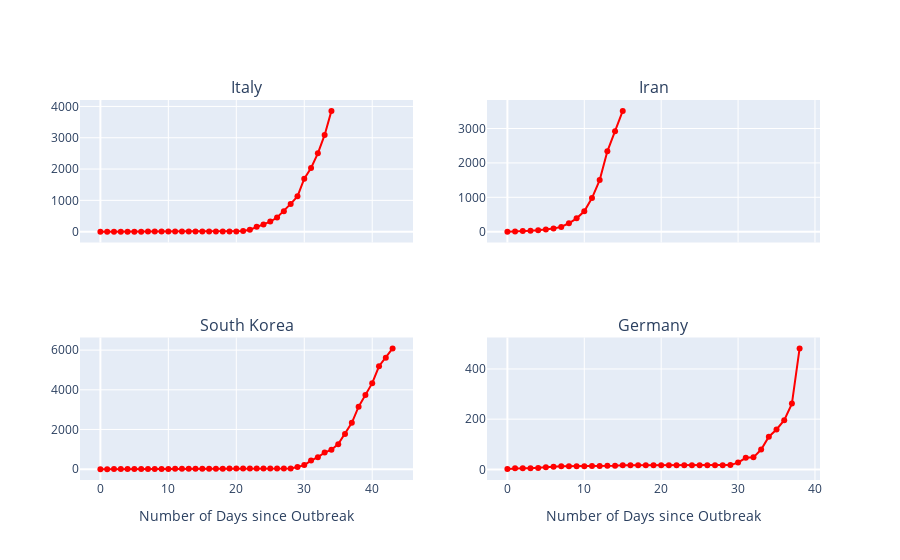

The notebook cell saved with this chart:
### Code cell
fig = make_subplots(rows=2, cols=2,shared_xaxes=True,
                   subplot_titles=('Italy','Iran','South Korea','Germany'))

fig.update_xaxes(title_text="Number of Days since Outbreak", row=2, col=1)

fig.update_xaxes(title_text="Number of Days since Outbreak", row=2, col=2)

fig.add_trace(go.Scatter(x=ItalyGrowth.index,y=ItalyGrowth['Total Confirmed Cases'],
                         mode='lines+markers',
                         name='Active Cases',
                         line=dict(color=chartcol,width=2)),
                          row=1,col=1)
fig.add_trace(go.Scatter(x=IranGrowth.index,y=IranGrowth['Total Confirmed Cases'],
                         mode='lines+markers',
                         name='Active Cases',
                         line=dict(color=chartcol,width=2)),
                          row=1,col=2)
                           
fig.add_trace(go.Scatter(x=SKGrowth.index,y=SKGrowth['Total Confirmed Cases'],
                         mode='lines+markers',
                         name='Active Cases',
                         line=dict(color=chartcol,width=2)),
                          row=2,col=1)    
                           
fig.add_trace(go.Scatter(x=GermanyGrowth.index,y=GermanyGrowth['Total Confirmed Cases'],
                         mode='lines+markers',
                         name='Active Cases',
                         line=dict(color=chartcol,width=2)),
                          row=2,col=2)  

fig.update_layout(showlegend=False)

### Figure 1 — Plotly figure (JSON) as saved in the notebook; plotly's stock layout.template omitted (floating-point values rounded to 4 significant figures)
{"data": [{"line": {"color": "red", "width": 2}, "mode": "lines+markers", "name": "Active Cases", "type": "scatter", "x": [0, 1, 2, 3, 4, 5, 6, 7, 8, 9, 10, 11, 12, 13, 14, 15, 16, 17, 18, 19, 20, 21, 22, 23, 24, 25, 26, 27, 28, 29, 30, 31, 32, 33, 34], "xaxis": "x", "y": [2, 2, 2, 2, 2, 2, 2, 3, 3, 3, 3, 3, 3, 3, 3, 3, 3, 3, 3, 3, 3, 20, 62, 155, 229, 322, 453, 655, 888, 1128, 1694, 2036, 2502, 3089, 3858], "yaxis": "y"}, {"line": {"color": "red", "width": 2}, "mode": "lines+markers", "name": "Active Cases", "type": "scatter", "x": [0, 1, 2, 3, 4, 5, 6, 7, 8, 9, 10, 11, 12, 13, 14, 15], "xaxis": "x2", "y": [2, 5, 18, 28, 43, 61, 95, 139, 245, 388, 593, 978, 1501, 2336, 2922, 3513], "yaxis": "y2"}, {"line": {"color": "red", "width": 2}, "mode": "lines+markers", "name": "Active Cases", "type": "scatter", "x": [0, 1, 2, 3, 4, 5, 6, 7, 8, 9, 10, 11, 12, 13, 14, 15, 16, 17, 18, 19, 20, 21, 22, 23, 24, 25, 26, 27, 28, 29, 30, 31, 32, 33, 34, 35, 36, 37, 38, 39, 40, 41, 42, 43], "xaxis": "x3", "y": [1, 1, 2, 2, 3, 4, 4, 4, 4, 11, 12, 15, 15, 16, 19, 23, 24, 24, 25, 27, 28, 28, 28, 28, 28, 29, 30, 31, 31, 104, 204, 433, 602, 833, 977, 1261, 1766, 2337, 3150, 3736, 4335, 5186, 5621, 6088], "yaxis": "y3"}, {"line": {"color": "red", "width": 2}, "mode": "lines+markers", "name": "Active Cases", "type": "scatter", "x": [0, 1, 2, 3, 4, 5, 6, 7, 8, 9, 10, 11, 12, 13, 14, 15, 16, 17, 18, 19, 20, 21, 22, 23, 24, 25, 26, 27, 28, 29, 30, 31, 32, 33, 34, 35, 36, 37, 38], "xaxis": "x4", "y": [1, 4, 4, 4, 5, 8, 10, 12, 12, 12, 12, 13, 13, 14, 14, 16, 16, 16, 16, 16, 16, 16, 16, 16, 16, 16, 16, 16, 16, 17, 27, 46, 48, 79, 130, 159, 196, 262, 482], "yaxis": "y4"}], "layout": {"annotations": [{"font": {"size": 16}, "showarrow": false, "text": "Italy", "x": 0.225, "xanchor": "center", "xref": "paper", "y": 1, "yanchor": "bottom", "yref": "paper"}, {"font": {"size": 16}, "showarrow": false, "text": "Iran", "x": 0.775, "xanchor": "center", "xref": "paper", "y": 1, "yanchor": "bottom", "yref": "paper"}, {"font": {"size": 16}, "showarrow": false, "text": "South Korea", "x": 0.225, "xanchor": "center", "xref": "paper", "y": 0.375, "yanchor": "bottom", "yref": "paper"}, {"font": {"size": 16}, "showarrow": false, "text": "Germany", "x": 0.775, "xanchor": "center", "xref": "paper", "y": 0.375, "yanchor": "bottom", "yref": "paper"}], "showlegend": false, "xaxis": {"anchor": "y", "domain": [0, 0.45], "matches": "x3", "showticklabels": false}, "xaxis2": {"anchor": "y2", "domain": [0.55, 1], "matches": "x4", "showticklabels": false}, "xaxis3": {"anchor": "y3", "domain": [0, 0.45], "title": {"text": "Number of Days since Outbreak"}}, "xaxis4": {"anchor": "y4", "domain": [0.55, 1], "title": {"text": "Number of Days since Outbreak"}}, "yaxis": {"anchor": "x", "domain": [0.625, 1]}, "yaxis2": {"anchor": "x2", "domain": [0.625, 1]}, "yaxis3": {"anchor": "x3", "domain": [0, 0.375]}, "yaxis4": {"anchor": "x4", "domain": [0, 0.375]}}}
